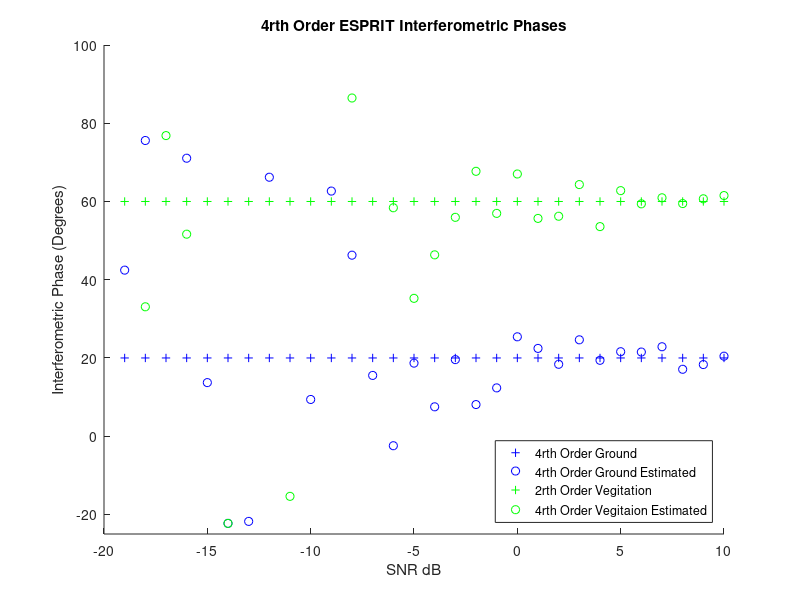
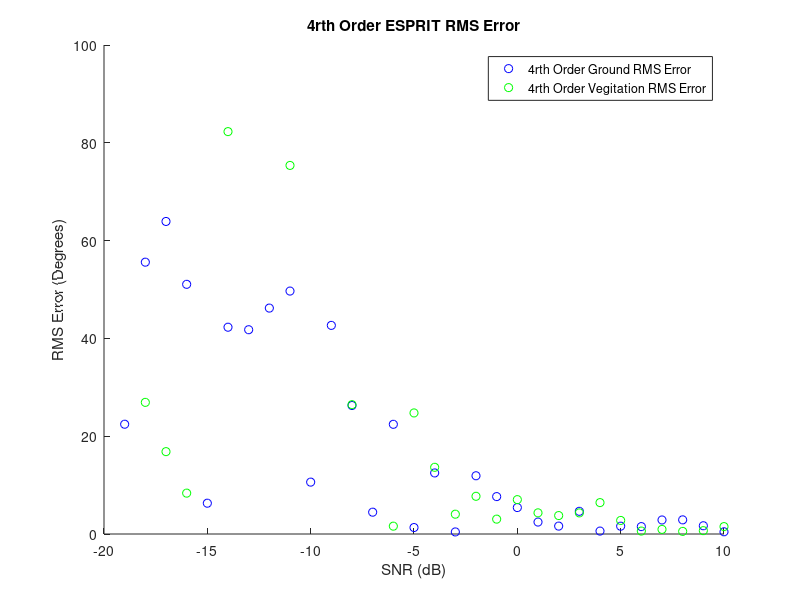
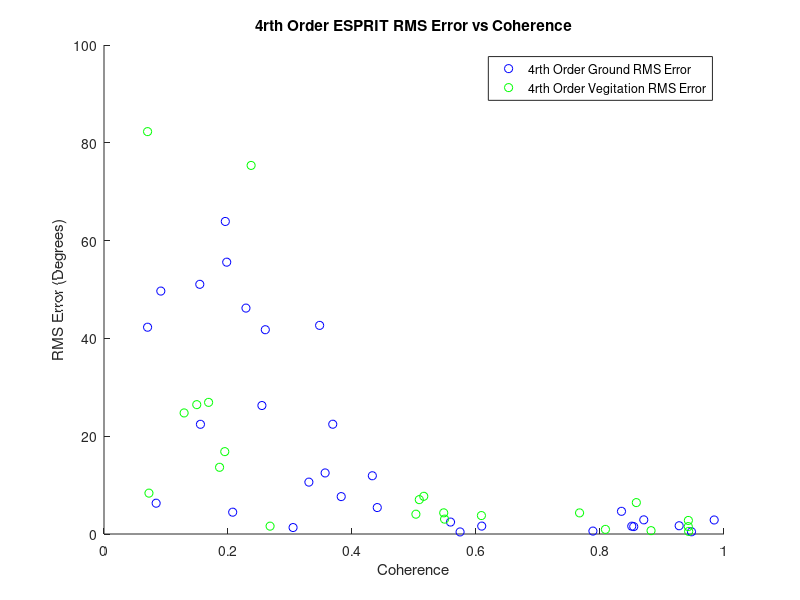
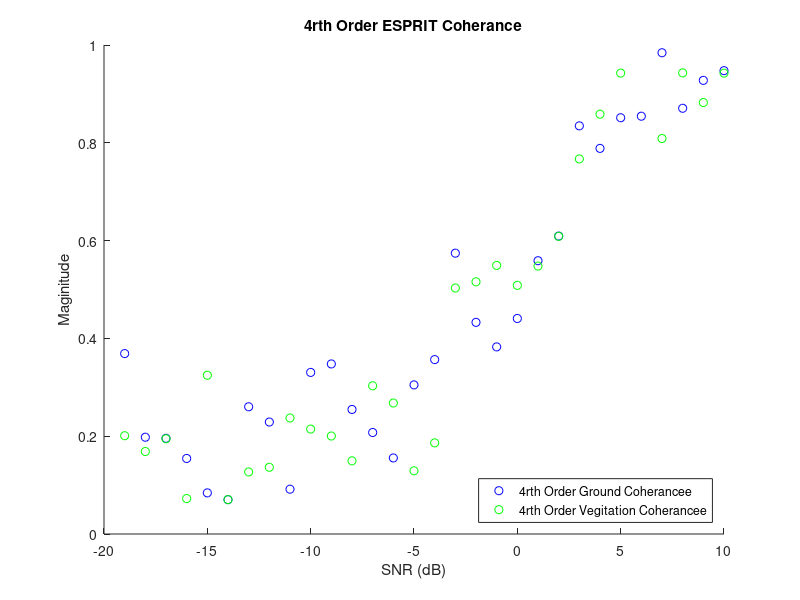

Recreate these plots in MATLAB, in order.
%% Afric_Sim_test_ESPRIT
clc;clear;
%% Initializations

Averaged_samples = 1;
Window = 81;    %size of window
SNR_samples = 30;

alpha = 1; %ground weighting factor
beta = 1;   %veg weighting factor
G_O = 20;
ground_offset = G_O*pi/180; % ground interferomitry offset
V_O = 60;
vegitation_offset = V_O*pi/180;    % veg interferomitry offset
G_O_array = ones(SNR_samples,1)*G_O;
V_O_array = ones(SNR_samples,1)*V_O;

Pol_ground = [1;-1;0]/sqrt(2);
Pol_ground_4 = [1;1;0;-1;0;0]/sqrt(3); %ground
Pol_vegitation = [1;1;1]/sqrt(3);
Pol_vegitation_4 = [1;1;1;1;1;1]/sqrt(6); %vegitation

ground_phase_4 = zeros(SNR_samples,1);
ground_mag_4 = zeros(SNR_samples,1);
ground_phase_rmse_4 = zeros(SNR_samples,1);

vegitation_phase_4 = zeros(SNR_samples,1);
vegitation_mag_4 = zeros(SNR_samples,1);
vegitation_phase_rmse_4 = zeros(SNR_samples,1);

SNR = zeros(1,SNR_samples);
%% Matrix Construction
for Averaged_sample = 1:SNR_samples;
    
    SNR(Averaged_sample)=Averaged_sample-20;
    Noise = (10^(-SNR(Averaged_sample)/20))/sqrt(3);
    
    for unusedvariable = 1:Averaged_samples
        
        g =  Pol_ground*(sqrt(-2*log(1-rand(1,Window))).*exp(1i*2*pi*rand(1,Window)));
        v =  Pol_vegitation*(sqrt(-2*log(1-rand(1,Window))).*exp(1i*2*pi*rand(1,Window)));
        
        polfilter_4 = alpha*g + beta*v;
        s2 = alpha*exp(1i*ground_offset)*g + beta*exp(1i*vegitation_offset)*v;
        
        s1_Noise = polfilter_4 + Noise*sqrt(-2*log(1-rand(3,Window))).*exp(1i*2*pi*rand(3,Window));
        s2_Noise = s2 + Noise*sqrt(-2*log(1-rand(3,Window))).*exp(1i*2*pi*rand(3,Window));
       
        %% Fourth Order ESPRIT
        S1_4=[s1_Noise(1,:).*s1_Noise(1,:)
            s1_Noise(2,:).*s1_Noise(2,:)
            s1_Noise(3,:).*s1_Noise(3,:)
            s1_Noise(1,:).*s1_Noise(2,:)
            s1_Noise(1,:).*s1_Noise(3,:)
            s1_Noise(2,:).*s1_Noise(3,:)];
        
        S2_4=[s2_Noise(1,:).*s2_Noise(1,:)
            s2_Noise(2,:).*s2_Noise(2,:)
            s2_Noise(3,:).*s2_Noise(3,:)
            s2_Noise(1,:).*s2_Noise(2,:)
            s2_Noise(1,:).*s2_Noise(3,:)
            s2_Noise(2,:).*s2_Noise(3,:)];
        
        R1_4 = S1_4*S1_4'/Window;
        R2_4 = S1_4*S2_4'/Window;
        
        [eigenvec_4,eigenval_4] = eig(pinv(R1_4)*R2_4);
        
        polfilter_4 = abs(Pol_ground_4'*eigenvec_4);
        [~,srt_4] = sort(polfilter_4,'descend');
        ground_phase_4(Averaged_sample) = ground_phase_4(Averaged_sample) + 0.5*angle(eigenval_4(srt_4(1),srt_4(1)))/Averaged_samples;
        ground_mag_4(Averaged_sample) = ground_mag_4(Averaged_sample) + abs(eigenval_4(srt_4(1),srt_4(1)))/Averaged_samples;
        ground_phase_rmse_4(Averaged_sample) =  ground_phase_rmse_4(Averaged_sample) + ((ground_offset + 0.5*angle(eigenval_4(srt_4(1),srt_4(1))))^2)/Averaged_samples;
        
        polfilter_4 = abs(Pol_vegitation_4'*eigenvec_4);
        [~,srt_4] = sort(polfilter_4,'descend');
        vegitation_phase_4(Averaged_sample) = vegitation_phase_4(Averaged_sample) + 0.5*angle(eigenval_4(srt_4(1),srt_4(1)))/Averaged_samples;
        vegitation_mag_4(Averaged_sample) = vegitation_mag_4(Averaged_sample) + abs(eigenval_4(srt_4(1),srt_4(1)))/Averaged_samples;
        vegitation_phase_rmse_4(Averaged_sample) =  vegitation_phase_rmse_4(Averaged_sample) + ((vegitation_offset + 0.5*angle(eigenval_4(srt_4(1),srt_4(1))))^2)/Averaged_samples;
        
    end
end
ground_phase_rmse_4 = sqrt(ground_phase_rmse_4)*180/pi;
vegitation_phase_rmse_4 = sqrt(vegitation_phase_rmse_4)*180/pi;
%% Plotting Results

figure(1);
title('4rth Order ESPRIT Interferometric Phases');
xlabel('SNR dB');ylabel('Interferometric Phase (Degrees)');
hold on;
plot(SNR,G_O_array,'b+');
plot(SNR,-1*ground_phase_4*180/pi,'bo');
plot(SNR,V_O_array,'g+');
plot(SNR,-1*vegitation_phase_4*180/pi,'go');
legend('4rth Order Ground','4rth Order Ground Estimated','2rth Order Vegitation','4rth Order Vegitaion Estimated','Location','southeast')
axis([-20, 10, -25 100]);
hold off

figure(2)
title('4rth Order ESPRIT RMS Error')
xlabel('SNR (dB)');ylabel('RMS Error (Degrees)');
hold on;
plot(SNR,ground_phase_rmse_4,'bo');
plot(SNR,vegitation_phase_rmse_4,'go');
axis([-20, 10, 0, 100]);
hold off;
legend('4rth Order Ground RMS Error','4rth Order Vegitation RMS Error','Location','northeast');

figure(3)
title('4rth Order ESPRIT RMS Error vs Coherence')
xlabel('Coherence');ylabel('RMS Error (Degrees)');
hold on;
plot(ground_mag_4,ground_phase_rmse_4,'bo');
plot(vegitation_mag_4,vegitation_phase_rmse_4,'go');
axis([0, 1, 0, 100]);
hold off;
legend('4rth Order Ground RMS Error','4rth Order Vegitation RMS Error','Location','northeast');

figure(4)
title('4rth Order ESPRIT Coherance');
xlabel('SNR (dB)');ylabel('Maginitude')
hold on;
plot(SNR,ground_mag_4,'bo');
plot(SNR,vegitation_mag_4,'go');
legend('4rth Order Ground Coherancee','4rth Order Vegitation Coherancee','Location','southeast');
axis([-20, 10, 0 1]);
hold off;
